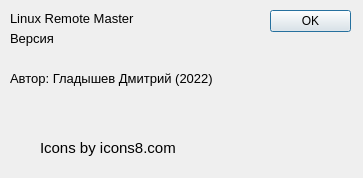
<?xml version="1.0" encoding="UTF-8"?>
<ui version="4.0">
 <class>AboutDialog</class>
 <widget class="QDialog" name="AboutDialog">
  <property name="geometry">
   <rect>
    <x>0</x>
    <y>0</y>
    <width>363</width>
    <height>178</height>
   </rect>
  </property>
  <property name="minimumSize">
   <size>
    <width>363</width>
    <height>178</height>
   </size>
  </property>
  <property name="maximumSize">
   <size>
    <width>363</width>
    <height>178</height>
   </size>
  </property>
  <property name="windowTitle">
   <string>Dialog</string>
  </property>
  <property name="windowOpacity">
   <double>1.000000000000000</double>
  </property>
  <widget class="QDialogButtonBox" name="buttonBox">
   <property name="geometry">
    <rect>
     <x>270</x>
     <y>10</y>
     <width>81</width>
     <height>141</height>
    </rect>
   </property>
   <property name="orientation">
    <enum>Qt::Vertical</enum>
   </property>
   <property name="standardButtons">
    <set>QDialogButtonBox::Ok</set>
   </property>
  </widget>
  <widget class="QLabel" name="label">
   <property name="geometry">
    <rect>
     <x>40</x>
     <y>140</y>
     <width>151</width>
     <height>16</height>
    </rect>
   </property>
   <property name="font">
    <font>
     <pointsize>11</pointsize>
    </font>
   </property>
   <property name="text">
    <string>Icons by icons8.com</string>
   </property>
  </widget>
  <widget class="QLabel" name="label_2">
   <property name="geometry">
    <rect>
     <x>10</x>
     <y>10</y>
     <width>181</width>
     <height>16</height>
    </rect>
   </property>
   <property name="font">
    <font>
     <pointsize>10</pointsize>
    </font>
   </property>
   <property name="text">
    <string>Linux Remote Master</string>
   </property>
  </widget>
  <widget class="QLabel" name="versionLabel">
   <property name="geometry">
    <rect>
     <x>10</x>
     <y>30</y>
     <width>181</width>
     <height>16</height>
    </rect>
   </property>
   <property name="font">
    <font>
     <pointsize>10</pointsize>
    </font>
   </property>
   <property name="text">
    <string>Версия</string>
   </property>
  </widget>
  <widget class="QLabel" name="label_4">
   <property name="geometry">
    <rect>
     <x>10</x>
     <y>70</y>
     <width>261</width>
     <height>16</height>
    </rect>
   </property>
   <property name="font">
    <font>
     <pointsize>10</pointsize>
    </font>
   </property>
   <property name="text">
    <string>Автор: Гладышев Дмитрий (2022)</string>
   </property>
  </widget>
  <widget class="QLabel" name="label_3">
   <property name="geometry">
    <rect>
     <x>250</x>
     <y>60</y>
     <width>101</width>
     <height>101</height>
    </rect>
   </property>
   <property name="text">
    <string/>
   </property>
   <property name="pixmap">
    <pixmap>images/linux-terminal-96.png</pixmap>
   </property>
  </widget>
 </widget>
 <resources/>
 <connections>
  <connection>
   <sender>buttonBox</sender>
   <signal>accepted()</signal>
   <receiver>AboutDialog</receiver>
   <slot>accept()</slot>
   <hints>
    <hint type="sourcelabel">
     <x>248</x>
     <y>254</y>
    </hint>
    <hint type="destinationlabel">
     <x>157</x>
     <y>274</y>
    </hint>
   </hints>
  </connection>
  <connection>
   <sender>buttonBox</sender>
   <signal>rejected()</signal>
   <receiver>AboutDialog</receiver>
   <slot>reject()</slot>
   <hints>
    <hint type="sourcelabel">
     <x>316</x>
     <y>260</y>
    </hint>
    <hint type="destinationlabel">
     <x>286</x>
     <y>274</y>
    </hint>
   </hints>
  </connection>
 </connections>
</ui>
